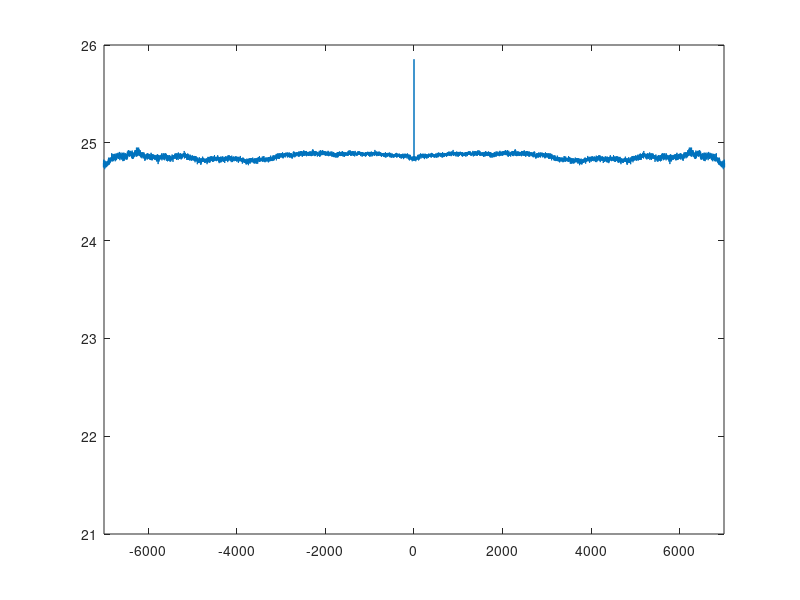
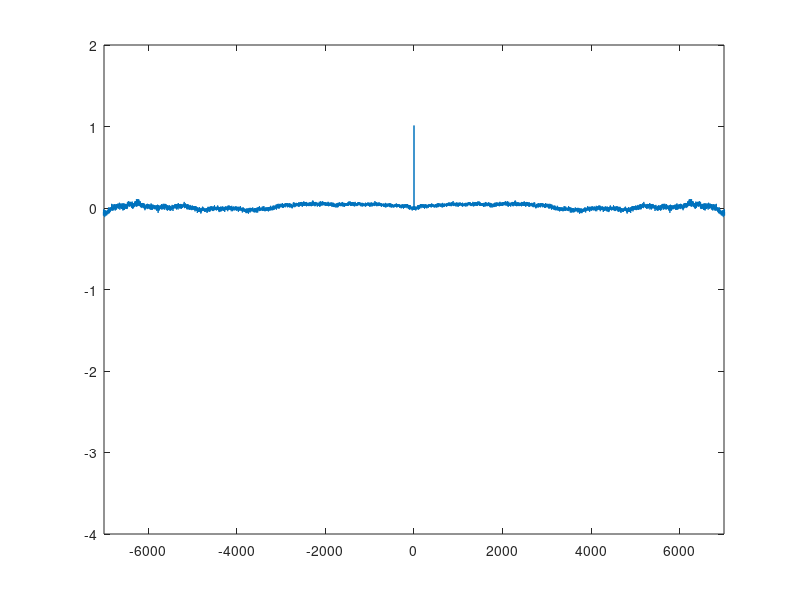

Recreate these plots in MATLAB, in order.
clear all;
clc

N = 10000;
sig = 1;
mu = 5;

p = unifrnd(0,1,1,N);

x = norminv(p,mu,sig);
E_x = mean(x);
fprintf("均值为：%f\n",E_x);

Var_x = var(x);
fprintf("方差为：%f\n",Var_x);

[R_x,lag]=xcorr(x,'unbiased');
figure(1)
plot(lag,R_x);
xlim([round(-N*0.7),round(N*0.7)])

C_x = R_x - E_x*E_x;
figure(2)
plot(lag,C_x);
xlim([round(-N*0.7),round(N*0.7)])